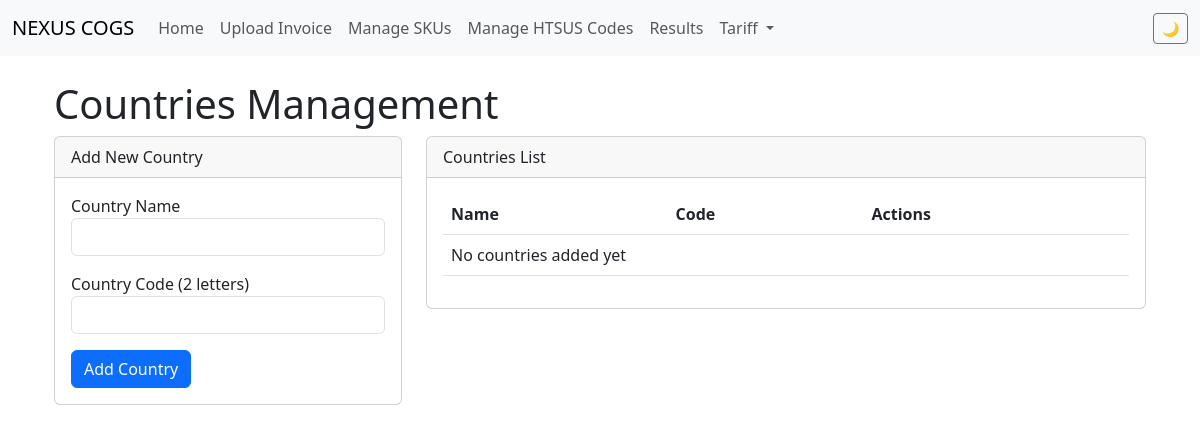
Page /tariff/countries/ on the earlier database version.
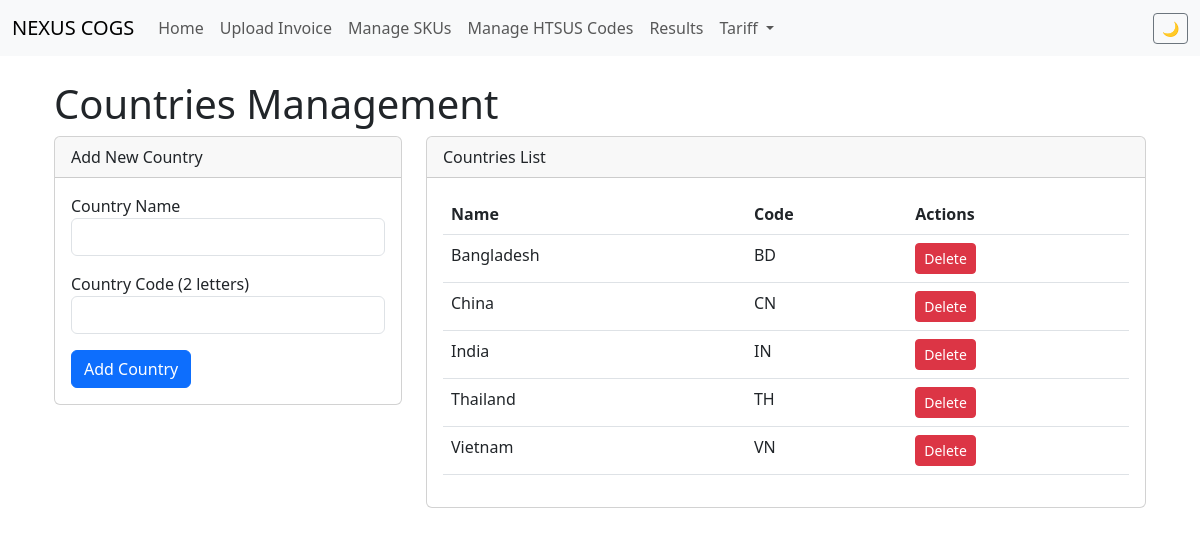
Same page on the later database version.
### tariff/models.py (models this page shows, shortened)
class Country(models.Model):
    name = models.CharField(max_length=100, unique=True)
    code = models.CharField(max_length=2, unique=True)  # ISO code
    created_at = models.DateTimeField(auto_now_add=True)
    class Meta:
        ordering = ['name']
        verbose_name_plural = "Countries"

### tariff/views.py (the view, shortened to what this page needs)
# urls.py: path('countries/', views.countries_view, name='tariff_countries'),
def countries_view(request):
    countries = Country.objects.all()
    return render(request, 'tariff/countries.html', {'countries': countries})

### templates/tariff/countries.html (shortened to what this page needs)
{% extends 'base.html' %}
{% block content %}
<div class="container">
    <h1>Countries Management</h1>
    <div class="row">
        <div class="col-md-4">
            <div class="card">
                <div class="card-header">Add New Country</div>
                <div class="card-body">
                    <form method="post">
                        <div class="mb-3">
                            <label>Country Name</label>
                            <input type="text" name="name" class="form-control" required>
                        </div>
                        <div class="mb-3">
                            <label>Country Code (2 letters)</label>
                            <input type="text" name="code" class="form-control" maxlength="2" required>
                        </div>
                        <button type="submit" name="add_country" class="btn btn-primary">Add Country</button>
                    </form>
                </div>
            </div>
        </div>
        <div class="col-md-8">
            <div class="card">
                <div class="card-header">Countries List</div>
                <div class="card-body">
                    <table class="table">
                        <thead>
                            <tr>
                                <th>Name</th>
                                <th>Code</th>
                                <th>Actions</th>
                            </tr>
                        </thead>
                        <tbody>
                            {% for country in countries %}
                            <tr>
                                <td>{{ country.name }}</td>
                                <td>{{ country.code }}</td>
                                <td>
                                    <form method="post" style="display:inline;">
                                        <button type="submit" name="delete_country" class="btn btn-sm btn-danger">Delete</button>
                                    </form>
                                </td>
                            </tr>
                            {% empty %}
                            <tr>
                                <td colspan="3">No countries added yet</td>
                            </tr>
                            {% endfor %}
                        </tbody>
                    </table>
                </div>
            </div>
        </div>
    </div>
</div>
{% endblock %}

### templates/base.html (shortened to what this page needs)
<!DOCTYPE html>
<html lang="en">
<head>
    <link href="https://cdn.jsdelivr.net/npm/bootstrap@5.3.0/dist/css/bootstrap.min.css" rel="stylesheet">
</head>
<body>
    <nav class="navbar navbar-expand-lg navbar-light bg-light">
        <div class="container-fluid">
            <a class="navbar-brand" href="/">NEXUS COGS</a>
            <div class="collapse navbar-collapse" id="navbarNav">
                <ul class="navbar-nav">
                    <li class="nav-item"><a class="nav-link" href="{% url 'home' %}">Home</a></li>
                    <li class="nav-item"><a class="nav-link" href="{% url 'invoice_upload' %}">Upload Invoice</a></li>
                    <li class="nav-item"><a class="nav-link" href="{% url 'sku_list' %}">Manage SKUs</a></li>
                    <li class="nav-item"><a class="nav-link" href="{% url 'htsus_code_list' %}">Manage HTSUS Codes</a></li>
                    <li class="nav-item"><a class="nav-link" href="{% url 'results' %}">Results</a></li>
<li class="nav-item dropdown">
    <a class="nav-link dropdown-toggle" href="#" id="tariffDropdown" role="button" data-bs-toggle="dropdown" aria-expanded="false">
        Tariff
    </a>
</li>
</ul>
                <div class="ms-auto d-flex align-items-center">
                    <button class="btn btn-outline-secondary btn-sm" id="themeToggle" onclick="toggleTheme()" title="Toggle dark/light mode">
                        <span id="themeIcon">🌙</span>
                    </button>
                </div>
            </div>
        </div>
    </nav>
    <div class="container mt-4">
        {% block content %}
        {% endblock %}
    </div>

### templates/base.html (style rules this page uses)
* { transition: background-color 0.3s ease, color 0.3s ease, border-color 0.3s ease; }

Differences in the rows shown:
added Country: name "Bangladesh", code "BD"
added Country: name "China", code "CN"
added Country: name "India", code "IN"
added Country: name "Thailand", code "TH"
added Country: name "Vietnam", code "VN"
Other differences:
text no longer shown: "No countries added yet"
